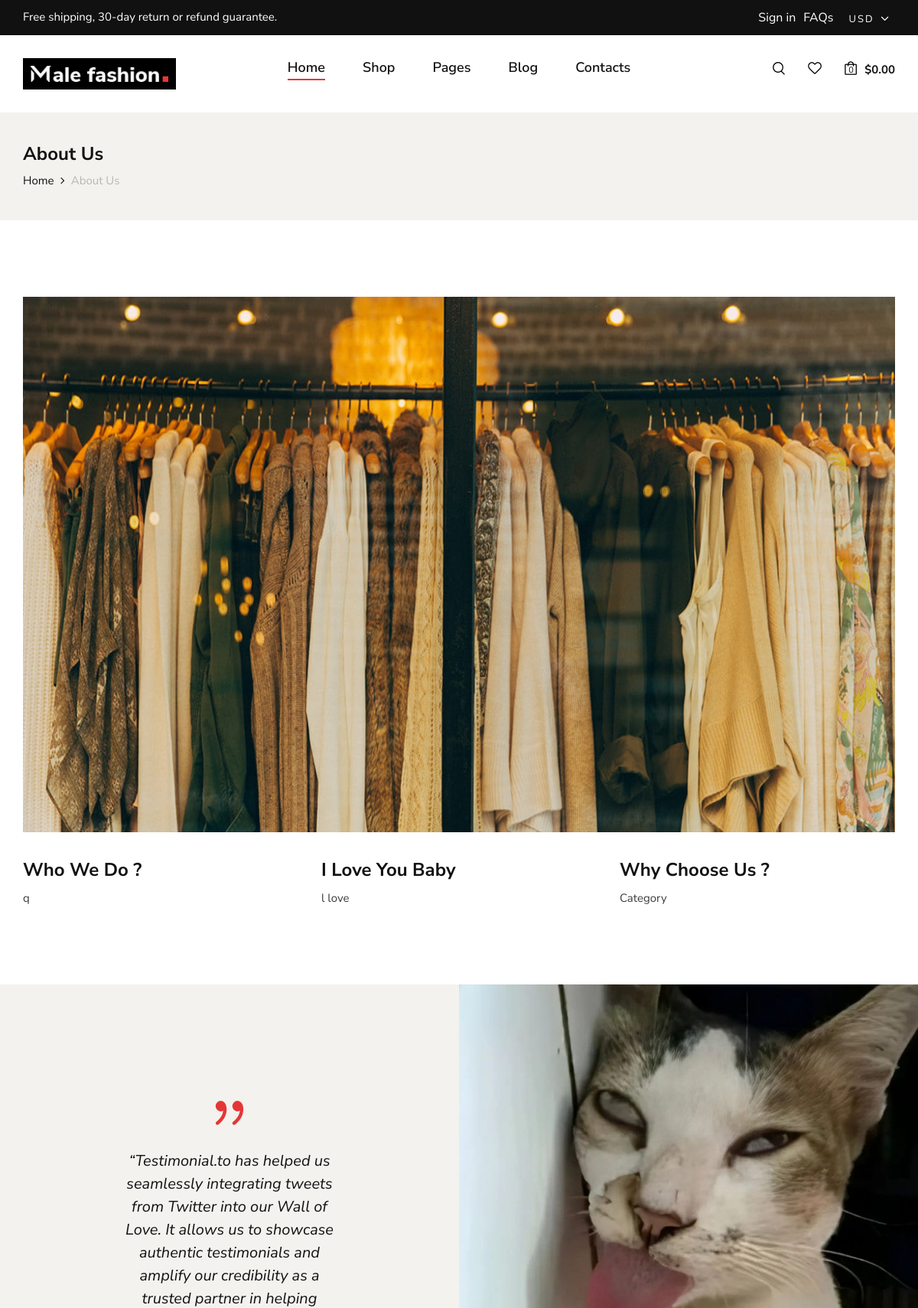
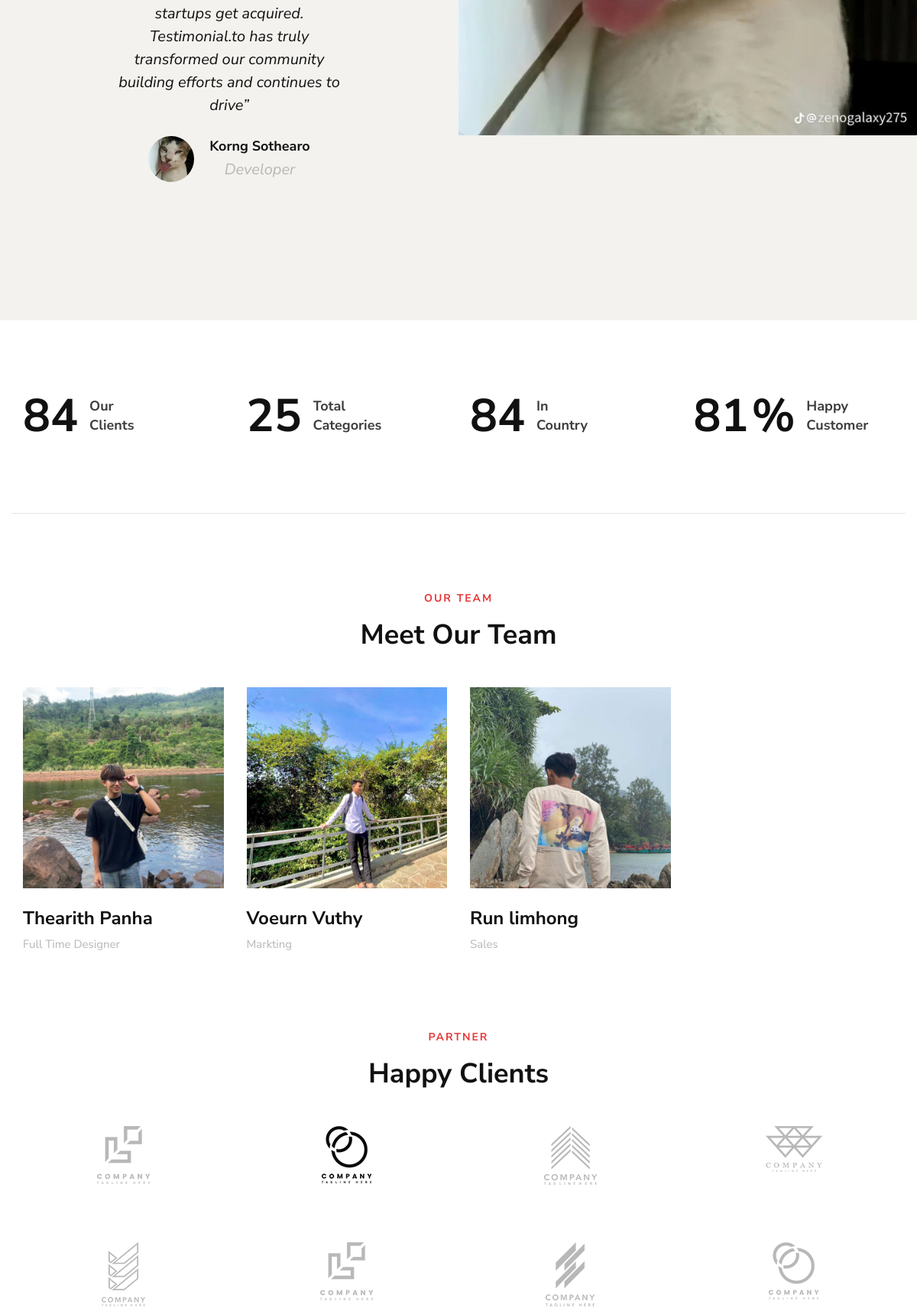
The page /about/ (upper part) on the database its author committed (2 pictures, top to bottom).
### accounts/models.py (models this page shows, shortened)
class Logo(models.Model):
    logo = models.ImageField(upload_to='logos/', default='logos/default_logo.png')

class AboutUs(models.Model):
    main_image = models.ImageField(upload_to='about_us/')
    title1 = models.CharField(max_length=100)
    content1 = RichTextField()
    title2 = models.CharField(max_length=100)
    content2 = RichTextField()
    title3 = models.CharField(max_length=100)
    content3 = RichTextField()

class Testimonial(models.Model):
    quote = RichTextField()
    author_name = models.CharField(max_length=100)
    author_title = models.CharField(max_length=100)
    author_image = models.ImageField(upload_to='testimonials/')
    background_image = models.ImageField(upload_to='testimonials/')

class TeamMember(models.Model):
    name = models.CharField(max_length=100)
    position = models.CharField(max_length=100)
    image = models.ImageField(upload_to='team/')
    order = models.PositiveIntegerField(default=0)  # For sorting team members
    class Meta:
        ordering = ['order']

### accounts/views.py (the view)
# urls.py: path('about/', views.about, name='aboutpage'),
def about(request):
    DTlogo = Logo.objects.all()
    TBaboutUS = AboutUs.objects.all()
    TBTestimonial = Testimonial.objects.all()
    TBTeamMember = TeamMember.objects.all()
    blogs = BlogPost.objects.filter(is_published=True)
    footer_widgets = FooterWidget.objects.all()
    context = {
        'logos': DTlogo,
        'AboutUss': TBaboutUS,
        'Testimonials': TBTestimonial,
        'TeamMembers': TBTeamMember,
        'footer_widgets': footer_widgets,
        'blogs': blogs
    }
    return render(request, 'accounts/about.html',context)

### accounts/templates/accounts/about.html (shortened to what this page needs)
{% load static %}
<!DOCTYPE html>
<html lang="zxx">
<head>
    {% include 'accounts/Header.html' %}
</head>
<body>
    {% include 'accounts/HeaderSectionBegin.html' %}
    <section class="breadcrumb-option">
        <div class="container">
            <div class="row">
                <div class="col-lg-12">
                    <div class="breadcrumb__text">
                        <h4>About Us</h4>
                        <div class="breadcrumb__links">
                            <a href="{% url 'homepage' %}">Home</a>
                            <span>About Us</span>
                        </div>
                    </div>
                </div>
            </div>
        </div>
    </section>
    <section class="about spad">
        {% for AboutUss in AboutUss %}
        <div class="container">
            <div class="row">
                <div class="col-lg-12">
                    <div class="about__pic">
                        <img src="{{ AboutUss.main_image.url}}" alt="" style="width: 100%; height: 700px;">
                    </div>
                </div>
            </div>
            <div class="row">
                <div class="col-lg-4 col-md-4 col-sm-6">
                    <div class="about__item">
                        <h4>{{ AboutUss.title1 }}</h4>
                        <p>{{ AboutUss.content1 }}</p>
                    </div>
                </div>
                <div class="col-lg-4 col-md-4 col-sm-6">
                    <div class="about__item">
                        <h4>{{ AboutUss.title2 }}</h4>
                        <p>{{ AboutUss.content2 }}</p>
                    </div>
                </div>
                <div class="col-lg-4 col-md-4 col-sm-6">
                    <div class="about__item">
                        <h4>{{ AboutUss.title3 }}</h4>
                        <p>{{ AboutUss.content3 }}</p>
                    </div>
                </div>
            </div>
        </div>
        {% endfor %}
    </section>
    <section class="testimonial">
        <div class="container-fluid">
            {% for testimonial in Testimonials %}
            <div class="row">
                <div class="col-lg-6 p-0">
                    <div class="testimonial__text">
                        <span class="icon_quotations"></span>
                        <p>“{{ testimonial.quote }}”</p>
                        <div class="testimonial__author">
                            <div class="testimonial__author__pic">
                                <img src="{{ testimonial.author_image.url }}" alt="">
                            </div>
                            <div class="testimonial__author__text">
                                <h5>{{ testimonial.author_name }}</h5>
                                <p>{{ testimonial.author_title }}</p>
                            </div>
                        </div>
                    </div>
                </div>
                <div class="col-lg-6 p-0">
                    <div class="testimonial__pic set-bg" data-setbg="{{ testimonial.background_image.url }}"></div>
                </div>
            </div>
            {% endfor %}
        </div>
    </section>
    <section class="counter spad">
        <div class="container">
            <div class="row">
                <div class="col-lg-3 col-md-6 col-sm-6">
                    <div class="counter__item">
                        <div class="counter__item__number">
                            <h2 class="cn_num">102</h2>
                        </div>
                        <span>Our <br />Clients</span>
                    </div>
                </div>
                <div class="col-lg-3 col-md-6 col-sm-6">
                    <div class="counter__item">
                        <div class="counter__item__number">
                            <h2 class="cn_num">30</h2>
                        </div>
                        <span>Total <br />Categories</span>
                    </div>
                </div>
                <div class="col-lg-3 col-md-6 col-sm-6">
                    <div class="counter__item">
                        <div class="counter__item__number">
                            <h2 class="cn_num">102</h2>
                        </div>
                        <span>In <br />Country</span>
                    </div>
                </div>
                <div class="col-lg-3 col-md-6 col-sm-6">
                    <div class="counter__item">
                        <div class="counter__item__number">
                            <h2 class="cn_num">98</h2>
                            <strong>%</strong>
                        </div>
                        <span>Happy <br />Customer</span>
                    </div>
                </div>
            </div>
        </div>
    </section>
    <section class="team spad">
        <div class="container">
            <div class="row">
                <div class="col-lg-12">
                    <div class="section-title">
                        <span>Our Team</span>
                        <h2>Meet Our Team</h2>
                    </div>
                </div>
            </div>
            <div class="row">
                {% for TeamMembers in TeamMembers %}
                <div class="col-lg-3 col-md-6 col-sm-6">
                    <div class="team__item">
                        <img src="{{ TeamMembers.image.url}}" alt="">
                        <h4>{{ TeamMembers.name }}</h4>
                        <span>{{ TeamMembers.position }}</span>
                    </div>
                </div>
                {% endfor %}
            </div>
        </div>
    </section>
    <section class="clients spad">
        <div class="container">
            <div class="row">
                <div class="col-lg-12">
                    <div class="section-title">
                        <span>Partner</span>
                        <h2>Happy Clients</h2>
                    </div>
                </div>
            </div>
            <div class="row">
                <div class="col-lg-3 col-md-4 col-sm-4 col-6">
                    <a href="#" class="client__item"><img src="{% static 'img/clients/client-1.png' %}" alt=""></a>
                </div>
                <div class="col-lg-3 col-md-4 col-sm-4 col-6">
                    <a href="#" class="client__item"><img src="{% static 'img/clients/client-2.png' %}" alt=""></a>
                </div>
                <div class="col-lg-3 col-md-4 col-sm-4 col-6">
                    <a href="#" class="client__item"><img src="{% static 'img/clients/client-3.png' %}" alt=""></a>
                </div>
                <div class="col-lg-3 col-md-4 col-sm-4 col-6">
                    <a href="#" class="client__item"><img src="{% static 'img/clients/client-4.png' %}" alt=""></a>
                </div>
                <div class="col-lg-3 col-md-4 col-sm-4 col-6">
                    <a href="#" class="client__item"><img src="{% static 'img/clients/client-5.png' %}" alt=""></a>
                </div>
                <div class="col-lg-3 col-md-4 col-sm-4 col-6">
                    <a href="#" class="client__item"><img src="{% static 'img/clients/client-6.png' %}" alt=""></a>
                </div>
                <div class="col-lg-3 col-md-4 col-sm-4 col-6">
                    <a href="#" class="client__item"><img src="{% static 'img/clients/client-7.png' %}" alt=""></a>
                </div>
                <div class="col-lg-3 col-md-4 col-sm-4 col-6">
                    <a href="#" class="client__item"><img src="{% static 'img/clients/client-8.png' %}" alt=""></a>
                </div>
            </div>
        </div>
    </section>
</body>
</html>

### accounts/templates/accounts/HeaderSectionBegin.html (shortened to what this page needs)
{% load static %}
<header class="header">
    <div class="header__top">
        <div class="container">
            <div class="row">
                <div class="col-lg-6 col-md-7">
                    <div class="header__top__left">
                        <p>Free shipping, 30-day return or refund guarantee.</p>
                    </div>
                </div>
                <div class="col-lg-6 col-md-5 d-flex justify-content-end">
                    <div class="header__top__right d-flex align-items-center gap-4">
                        <div class="offcanvas__links d-flex gap-3" id="userLinks" style="display: none; gap: 10px; margin-right: 20px; color: white;">
                             <a style="color: white;" href="/register/">Sign in</a>
                            <a style="color: white;" href="#">FAQs</a>
                        </div>
                        <div class="header__top__hover">
                            <span>USD <i class="arrow_carrot-down"></i></span>
                        </div>
                    </div>
                </div>
            </div>
        </div>
    </div>
    <div class="container">
        <div class="row">
            <div class="col-lg-3 col-md-3">
                <div class="header__logo">
                    {% for logo in logos %}
                    <a href="/">
                        <img src="{{ logo.logo.url }}" alt="Logo"
                            style="width: 200px; height: auto; background-color: black; padding:10px;">
                    </a>
                    {% endfor %}
                </div>
            </div>
            <div class="col-lg-6 col-md-6">
                <nav class="header__menu mobile-menu">
                    <ul>
                        <li class="active" style="font-style: bold;"><a href="/">Home</a></li>
                        <li><a href="{% url 'shoppage' %}">Shop</a></li>
                        <li><a href="#">Pages</a>
                        </li>
                        <li><a href="{% url 'blogpage' %}">Blog</a></li>
                        <li><a href="{% url 'contactpage' %}">Contacts</a></li>
                    </ul>
                </nav>
            </div>
            <div class="col-lg-3 col-md-3">
                <div class="header__nav__option">
                    <a href="#" class="search-switch"><img src="{% static 'img/icon/search.png' %}" alt=""></a>
                    <a href="#"><img src="{% static 'img/icon/heart.png' %}" alt=""></a>
                    <a href="#"><img src="{% static 'img/icon/cart.png' %}" alt=""> <span>0</span></a>
                    <div class="price">$0.00</div>
                </div>
            </div>
        </div>
    </div>
</header>

### rows shown on the page
Logo: logo (picture)
AboutUs: main_image (picture), title1 "Who We Do ?", content1 "q", title2 "I Love You Baby", content2 "l love", title3 "Why Choose Us ?", content3 "Category"
Testimonial: quote "Testimonial.to has helped us seamlessly integrating tweets from Twitter into our Wall of Love. It allows us to showcase authentic testimonials and amplify our credibility as a trusted partner in helping startups get acquired. Testimonial.to has truly transformed our community building efforts and continues to drive", author_image (picture), author_name "Korng Sothearo", author_title "Developer"
TeamMember: image (picture), name "Thearith Panha", position "Full Time Designer"
TeamMember: image (picture), name "Voeurn Vuthy", position "Markting"
TeamMember: image (picture), name "Run limhong", position "Sales"
